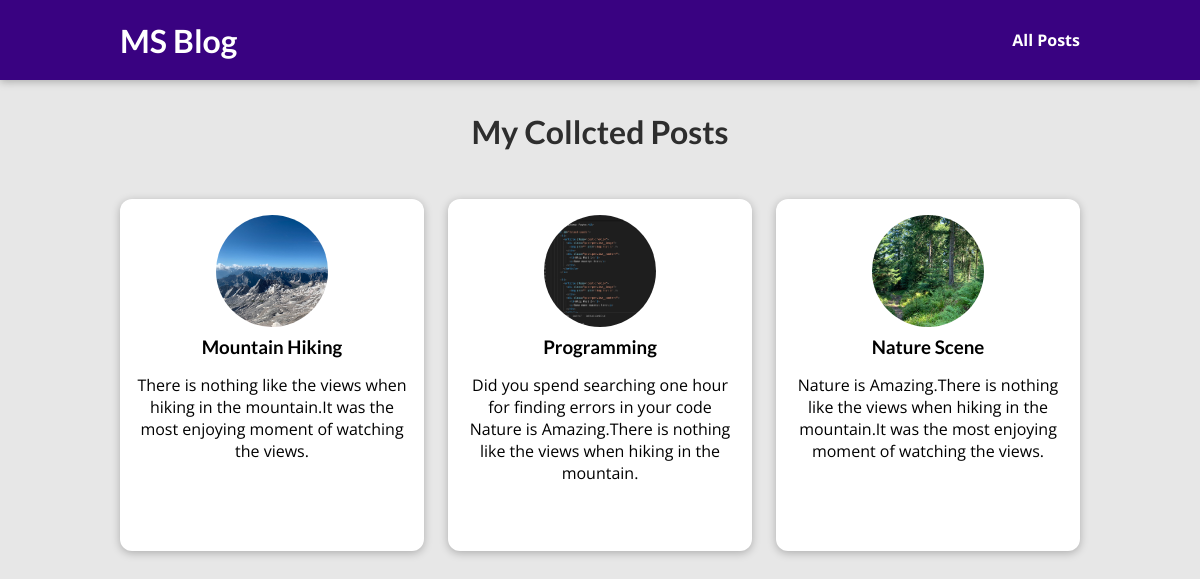
The page /posts on the database its author committed.
### blog/models.py (models this page shows)
class Post(models.Model):
    title=models.CharField(max_length=15)
    excerpt=models.CharField(max_length=200)
    image_name=models.CharField(max_length=100)
    date=models.DateField(auto_now=True)
    slug=models.SlugField(unique=True,db_index=True)
    content=models.TextField(validators=[MinLengthValidator(10)])
    author=models.ForeignKey(Author,on_delete=models.SET_NULL,null=True,related_name="posts")
    tags=models.ManyToManyField(Tag,)

### blog/views.py (the view)
# urls.py: path("posts",views.posts,name='posts-page'),
def posts(request):
    all_posts=Post.objects.all().order_by('-date')
    return render(request,"blog/all-posts.html",{
        "all_posts":all_posts
    })

### blog/templates/blog/all-posts.html (shortened to what this page needs)
{%extends "base.html"%}
{%load static%}
{%block css_files%}
<link rel="stylesheet" href="{%static "blog/post.css"%}">
<link rel="stylesheet" href="{%static "blog/all-posts.css"%}">
{%endblock%}
{%block content%}
<section id='all-posts'>
    <h2>My Collcted Posts</h2>
    <ul>
      {%for post in all_posts%}
        {%include "blog/includes/post.html"%}
      {%endfor%}
    </ul>
</section>
{%endblock%}

### blog/templates/blog/includes/post.html
{%load static%}
<li>
    <article class="post">
        <a href="{%url "post-detail-page" post.slug%}">
            <img src="{%static "blog/images/"|add:post.image_name%}" alt="{{post.title}}">
            <div class="post__content">
                <h3>{{post.title}}</h3>
                <p>{{post.excerpt}}</p>
            </div>
        </a>
    </article>
</li>

### static/app.css (style rules this page uses)
* { box-sizing: border-box; }
html { font-family: "Open Sans", "Lato", sans-serif; }
body { margin: 0; }
h1, h2, h3 { font-family: "Lato", sans-serif; font-weight: bold; }

### blog/static/blog/post.css (style rules this page uses)
.post { display: flex; flex-direction: column; align-items: center; text-align: center; }
.post a { text-decoration: none; color: black; transition: all 0.2s ease; padding: 1rem; }
.post img { width: 5rem; height: 5rem; object-fit: cover; border-radius: 50%; }
.post h3 { margin: 0.25rem 0; }

### blog/static/blog/all-posts.css (style rules this page uses)
body { background-color: #e7e7e7; }
#all-posts { margin: 7rem auto; width: 90%; max-width: 60rem; }
#all-posts h2 { text-align: center; font-size: 2rem; color: #2e2e2e; margin: 3rem 0; }
ul { list-style: none; margin: 0; padding: 0; display: grid; grid-template-columns: repeat(auto-fill, minmax(17rem, 1fr)); gap: 1.5rem; }
.post img { width: 7rem; height: 7rem; }
.post a { height: 22rem; transform-origin: center; box-shadow: 0 2px 8px rgba(0, 0, 0, 0.25); border-radius: 12px; background-color: white; }

### rows shown on the page
Post: image_name (picture), title "Mountain Hiking", excerpt "There is nothing like the views when hiking in the mountain.It was the most enjoying moment of watching the views."
Post: image_name (picture), title "Programming", excerpt "Did you spend searching one hour for finding errors in your code Nature is Amazing.There is nothing like the views when hiking in the mountain."
Post: image_name (picture), title "Nature Scene", excerpt "Nature is Amazing.There is nothing like the views when hiking in the mountain.It was the most enjoying moment of watching the views."
